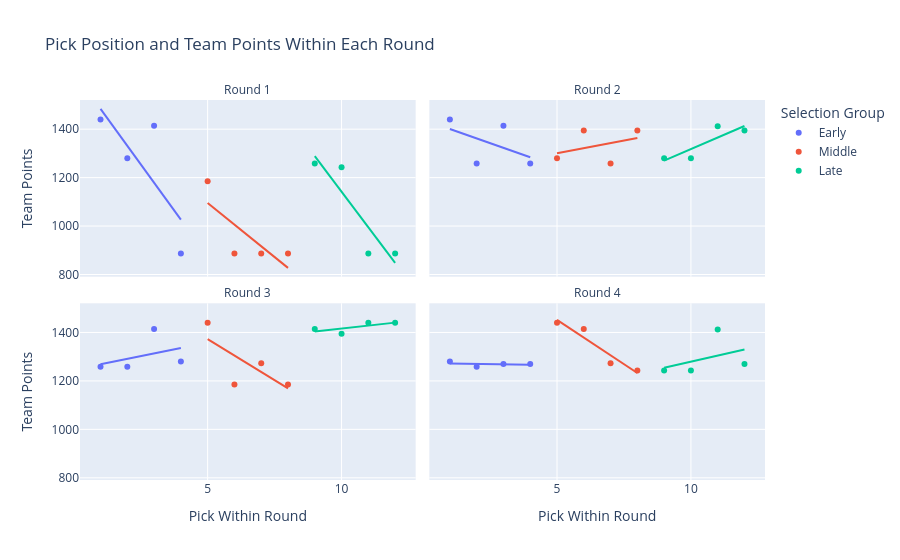

Notebook code for this chart:
### Code cell
# Creates a combined scatter plot where each point represents the player drafted along
# with their team points, position, and pick selected

# The regression line shows the overall direction of the relationship and the correlation
# of the regression line and the data points in the individual pick group

fig = px.scatter(
    df,
    x="pick_in_round",
    y="team_points",
    color="pick_group",
    facet_col="round",
    facet_col_wrap=2,
    trendline="ols",
    hover_data=[
        "player",
        "position",
        "roster_id",
        "pick_no",
    ],
    category_orders={
        "pick_group": ["Early", "Middle", "Late"]
    },
    labels={
        "pick_in_round": "Pick Within Round",
        "team_points": "Team Points",
        "pick_group": "Selection Group",
    },
    title="Pick Position and Team Points Within Each Round",
)

fig.for_each_annotation(
    lambda annotation: annotation.update(
        text=annotation.text.replace("round=", "Round ")
    )
)

fig.show()

### Figure 1 — Plotly figure (JSON) as saved in the notebook; plotly's stock layout.template omitted (floating-point values rounded to 4 significant figures)
{"data": [{"customdata": [["Clyde Edwards-Helaire", "RB", 4, 1], ["Jonathan Taylor", "RB", 5, 2], ["J.K. Dobbins", "RB", 11, 3], ["Jerry Jeudy", "WR", 2, 4]], "hovertemplate": "Selection Group=Early<br>round=1<br>Pick Within Round=%{x}<br>Team Points=%{y}<br>player=%{customdata[0]}<br>position=%{customdata[1]}<br>roster_id=%{customdata[2]}<br>pick_no=%{customdata[3]}<extra></extra>", "legendgroup": "Early", "marker": {"color": "#636efa", "symbol": "circle"}, "mode": "markers", "name": "Early", "orientation": "v", "showlegend": true, "type": "scatter", "x": [1, 2, 3, 4], "xaxis": "x3", "y": [1440, 1280, 1414, 887], "yaxis": "y3"}, {"hovertemplate": "<b>OLS trendline</b><br>team_points = -152.5 * pick_in_round + 1636.5<br>R<sup>2</sup>=0.594622<br><br>Selection Group=Early<br>round=1<br>Pick Within Round=%{x}<br>Team Points=%{y} <b>(trend)</b><extra></extra>", "legendgroup": "Early", "marker": {"color": "#636efa", "symbol": "circle"}, "mode": "lines", "name": "Early", "showlegend": false, "type": "scatter", "x": [1, 2, 3, 4], "xaxis": "x3", "y": [1484.0, 1332.0, 1179.0, 1026.0], "yaxis": "y3"}, {"customdata": [["Ke'Shawn Vaughn", "RB", 4, 13], ["Laviska Shenault", "WR", 6, 14], ["Brandon Aiyuk", "WR", 11, 15], ["K.J. Hamler", "WR", 6, 16]], "hovertemplate": "Selection Group=Early<br>round=2<br>Pick Within Round=%{x}<br>Team Points=%{y}<br>player=%{customdata[0]}<br>position=%{customdata[1]}<br>roster_id=%{customdata[2]}<br>pick_no=%{customdata[3]}<extra></extra>", "legendgroup": "Early", "marker": {"color": "#636efa", "symbol": "circle"}, "mode": "markers", "name": "Early", "orientation": "v", "showlegend": false, "type": "scatter", "x": [1, 2, 3, 4], "xaxis": "x4", "y": [1440, 1258, 1414, 1258], "yaxis": "y4"}, {"hovertemplate": "<b>OLS trendline</b><br>team_points = -39 * pick_in_round + 1440<br>R<sup>2</sup>=0.263158<br><br>Selection Group=Early<br>round=2<br>Pick Within Round=%{x}<br>Team Points=%{y} <b>(trend)</b><extra></extra>", "legendgroup": "Early", "marker": {"color": "#636efa", "symbol": "circle"}, "mode": "lines", "name": "Early", "showlegend": false, "type": "scatter", "x": [1, 2, 3, 4], "xaxis": "x4", "y": [1401.0, 1362.0, 1323.0, 1284.0], "yaxis": "y4"}, {"customdata": [["Joe Burrow", "QB", 6, 25], ["Anthony McFarland", "RB", 6, 26], ["Darrynton Evans", "RB", 11, 27], ["Devin Duvernay", "WR", 5, 28]], "hovertemplate": "Selection Group=Early<br>round=3<br>Pick Within Round=%{x}<br>Team Points=%{y}<br>player=%{customdata[0]}<br>position=%{customdata[1]}<br>roster_id=%{customdata[2]}<br>pick_no=%{customdata[3]}<extra></extra>", "legendgroup": "Early", "marker": {"color": "#636efa", "symbol": "circle"}, "mode": "markers", "name": "Early", "orientation": "v", "showlegend": false, "type": "scatter", "x": [1, 2, 3, 4], "xaxis": "x", "y": [1258, 1258, 1414, 1280], "yaxis": "y"}, {"hovertemplate": "<b>OLS trendline</b><br>team_points = 22.2 * pick_in_round + 1247<br>R<sup>2</sup>=0.145819<br><br>Selection Group=Early<br>round=3<br>Pick Within Round=%{x}<br>Team Points=%{y} <b>(trend)</b><extra></extra>", "legendgroup": "Early", "marker": {"color": "#636efa", "symbol": "circle"}, "mode": "lines", "name": "Early", "showlegend": false, "type": "scatter", "x": [1, 2, 3, 4], "xaxis": "x", "y": [1269.0, 1291.0, 1314.0, 1336.0], "yaxis": "y"}, {"customdata": [["Lamical Perine", "RB", 5, 37], ["Justin Herbert", "QB", 6, 38], ["Jordan Love", "QB", 1, 39], ["Cole Kmet", "TE", 1, 40]], "hovertemplate": "Selection Group=Early<br>round=4<br>Pick Within Round=%{x}<br>Team Points=%{y}<br>player=%{customdata[0]}<br>position=%{customdata[1]}<br>roster_id=%{customdata[2]}<br>pick_no=%{customdata[3]}<extra></extra>", "legendgroup": "Early", "marker": {"color": "#636efa", "symbol": "circle"}, "mode": "markers", "name": "Early", "orientation": "v", "showlegend": false, "type": "scatter", "x": [1, 2, 3, 4], "xaxis": "x2", "y": [1280, 1258, 1270, 1270], "yaxis": "y2"}, {"hovertemplate": "<b>OLS trendline</b><br>team_points = -1.8 * pick_in_round + 1274<br>R<sup>2</sup>=0.066667<br><br>Selection Group=Early<br>round=4<br>Pick Within Round=%{x}<br>Team Points=%{y} <b>(trend)</b><extra></extra>", "legendgroup": "Early", "marker": {"color": "#636efa", "symbol": "circle"}, "mode": "lines", "name": "Early", "showlegend": false, "type": "scatter", "x": [1, 2, 3, 4], "xaxis": "x2", "y": [1272.0, 1270.0, 1269.0, 1267.0], "yaxis": "y2"}, {"customdata": [["Cam Akers", "RB", 8, 5], ["D'Andre Swift", "RB", 2, 6], ["CeeDee Lamb", "WR", 2, 7], ["Justin Jefferson", "WR", 2, 8]], "hovertemplate": "Selection Group=Middle<br>round=1<br>Pick Within Round=%{x}<br>Team Points=%{y}<br>player=%{customdata[0]}<br>position=%{customdata[1]}<br>roster_id=%{customdata[2]}<br>pick_no=%{customdata[3]}<extra></extra>", "legendgroup": "Middle", "marker": {"color": "#EF553B", "symbol": "circle"}, "mode": "markers", "name": "Middle", "orientation": "v", "showlegend": true, "type": "scatter", "x": [5, 6, 7, 8], "xaxis": "x3", "y": [1185, 887, 887, 887], "yaxis": "y3"}, {"hovertemplate": "<b>OLS trendline</b><br>team_points = -89.4 * pick_in_round + 1542.6<br>R<sup>2</sup>=0.600000<br><br>Selection Group=Middle<br>round=1<br>Pick Within Round=%{x}<br>Team Points=%{y} <b>(trend)</b><extra></extra>", "legendgroup": "Middle", "marker": {"color": "#EF553B", "symbol": "circle"}, "mode": "lines", "name": "Middle", "showlegend": false, "type": "scatter", "x": [5, 6, 7, 8], "xaxis": "x3", "y": [1096.0, 1006.0, 916.8, 827.4], "yaxis": "y3"}, {"customdata": [["Michael Pittman", "WR", 5, 17], ["Bryan Edwards", "WR", 12, 18], ["Zack Moss", "RB", 6, 19], ["A.J. Dillon", "RB", 12, 20]], "hovertemplate": "Selection Group=Middle<br>round=2<br>Pick Within Round=%{x}<br>Team Points=%{y}<br>player=%{customdata[0]}<br>position=%{customdata[1]}<br>roster_id=%{customdata[2]}<br>pick_no=%{customdata[3]}<extra></extra>", "legendgroup": "Middle", "marker": {"color": "#EF553B", "symbol": "circle"}, "mode": "markers", "name": "Middle", "orientation": "v", "showlegend": false, "type": "scatter", "x": [5, 6, 7, 8], "xaxis": "x4", "y": [1280, 1395, 1258, 1395], "yaxis": "y4"}, {"hovertemplate": "<b>OLS trendline</b><br>team_points = 20.8 * pick_in_round + 1196.8<br>R<sup>2</sup>=0.134210<br><br>Selection Group=Middle<br>round=2<br>Pick Within Round=%{x}<br>Team Points=%{y} <b>(trend)</b><extra></extra>", "legendgroup": "Middle", "marker": {"color": "#EF553B", "symbol": "circle"}, "mode": "lines", "name": "Middle", "showlegend": false, "type": "scatter", "x": [5, 6, 7, 8], "xaxis": "x4", "y": [1301.0, 1322.0, 1342.0, 1363.0], "yaxis": "y4"}, {"customdata": [["Van Jefferson", "WR", 4, 29], ["Donovan Peoples-Jones", "WR", 8, 30], ["Lynn Bowden", "WR", 7, 31], ["Antonio Gandy-Golden", "WR", 8, 32]], "hovertemplate": "Selection Group=Middle<br>round=3<br>Pick Within Round=%{x}<br>Team Points=%{y}<br>player=%{customdata[0]}<br>position=%{customdata[1]}<br>roster_id=%{customdata[2]}<br>pick_no=%{customdata[3]}<extra></extra>", "legendgroup": "Middle", "marker": {"color": "#EF553B", "symbol": "circle"}, "mode": "markers", "name": "Middle", "orientation": "v", "showlegend": false, "type": "scatter", "x": [5, 6, 7, 8], "xaxis": "x", "y": [1440, 1185, 1273, 1185], "yaxis": "y"}, {"hovertemplate": "<b>OLS trendline</b><br>team_points = -67.7 * pick_in_round + 1710.8<br>R<sup>2</sup>=0.528556<br><br>Selection Group=Middle<br>round=3<br>Pick Within Round=%{x}<br>Team Points=%{y} <b>(trend)</b><extra></extra>", "legendgroup": "Middle", "marker": {"color": "#EF553B", "symbol": "circle"}, "mode": "lines", "name": "Middle", "showlegend": false, "type": "scatter", "x": [5, 6, 7, 8], "xaxis": "x", "y": [1372.0, 1305.0, 1237.0, 1169.0], "yaxis": "y"}, {"customdata": [["Jeff Thomas", "WR", 4, 41], ["Devin Asiasi", "TE", 11, 42], ["John Hightower", "WR", 7, 43], ["Quez Watkins", "WR", 9, 44]], "hovertemplate": "Selection Group=Middle<br>round=4<br>Pick Within Round=%{x}<br>Team Points=%{y}<br>player=%{customdata[0]}<br>position=%{customdata[1]}<br>roster_id=%{customdata[2]}<br>pick_no=%{customdata[3]}<extra></extra>", "legendgroup": "Middle", "marker": {"color": "#EF553B", "symbol": "circle"}, "mode": "markers", "name": "Middle", "orientation": "v", "showlegend": false, "type": "scatter", "x": [5, 6, 7, 8], "xaxis": "x2", "y": [1440, 1414, 1273, 1243], "yaxis": "y2"}, {"hovertemplate": "<b>OLS trendline</b><br>team_points = -73.2 * pick_in_round + 1818.3<br>R<sup>2</sup>=0.912849<br><br>Selection Group=Middle<br>round=4<br>Pick Within Round=%{x}<br>Team Points=%{y} <b>(trend)</b><extra></extra>", "legendgroup": "Middle", "marker": {"color": "#EF553B", "symbol": "circle"}, "mode": "lines", "name": "Middle", "showlegend": false, "type": "scatter", "x": [5, 6, 7, 8], "xaxis": "x2", "y": [1452.0, 1379.0, 1306.0, 1233.0], "yaxis": "y2"}, {"customdata": [["Jalen Reagor", "WR", 6, 9], ["Henry Ruggs III", "WR", 9, 10], ["Tee Higgins", "WR", 2, 11], ["Denzel Mims", "WR", 2, 12]], "hovertemplate": "Selection Group=Late<br>round=1<br>Pick Within Round=%{x}<br>Team Points=%{y}<br>player=%{customdata[0]}<br>position=%{customdata[1]}<br>roster_id=%{customdata[2]}<br>pick_no=%{customdata[3]}<extra></extra>", "legendgroup": "Late", "marker": {"color": "#00cc96", "symbol": "circle"}, "mode": "markers", "name": "Late", "orientation": "v", "showlegend": true, "type": "scatter", "x": [9, 10, 11, 12], "xaxis": "x3", "y": [1258, 1243, 887, 887], "yaxis": "y3"}, {"hovertemplate": "<b>OLS trendline</b><br>team_points = -146.9 * pick_in_round + 2611.2<br>R<sup>2</sup>=0.815897<br><br>Selection Group=Late<br>round=1<br>Pick Within Round=%{x}<br>Team Points=%{y} <b>(trend)</b><extra></extra>", "legendgroup": "Late", "marker": {"color": "#00cc96", "symbol": "circle"}, "mode": "lines", "name": "Late", "showlegend": false, "type": "scatter", "x": [9, 10, 11, 12], "xaxis": "x3", "y": [1289.0, 1142.0, 995.3, 848.4], "yaxis": "y3"}, {"customdata": [["Antonio Gibson", "RB", 5, 21], ["Joshua Kelley", "RB", 5, 22], ["Chase Claypool", "WR", 3, 23], ["Tua Tagovailoa", "QB", 12, 24]], "hovertemplate": "Selection Group=Late<br>round=2<br>Pick Within Round=%{x}<br>Team Points=%{y}<br>player=%{customdata[0]}<br>position=%{customdata[1]}<br>roster_id=%{customdata[2]}<br>pick_no=%{customdata[3]}<extra></extra>", "legendgroup": "Late", "marker": {"color": "#00cc96", "symbol": "circle"}, "mode": "markers", "name": "Late", "orientation": "v", "showlegend": false, "type": "scatter", "x": [9, 10, 11, 12], "xaxis": "x4", "y": [1280, 1280, 1412, 1395], "yaxis": "y4"}, {"hovertemplate": "<b>OLS trendline</b><br>team_points = 47.7 * pick_in_round + 840.9<br>R<sup>2</sup>=0.738886<br><br>Selection Group=Late<br>round=2<br>Pick Within Round=%{x}<br>Team Points=%{y} <b>(trend)</b><extra></extra>", "legendgroup": "Late", "marker": {"color": "#00cc96", "symbol": "circle"}, "mode": "lines", "name": "Late", "showlegend": false, "type": "scatter", "x": [9, 10, 11, 12], "xaxis": "x4", "y": [1270.0, 1318.0, 1366.0, 1413.0], "yaxis": "y4"}, {"customdata": [["DeeJay Dallas", "RB", 11, 33], ["Adam Trautman", "TE", 12, 34], ["Tyler Johnson", "WR", 4, 35], ["Eno Benjamin", "RB", 4, 36]], "hovertemplate": "Selection Group=Late<br>round=3<br>Pick Within Round=%{x}<br>Team Points=%{y}<br>player=%{customdata[0]}<br>position=%{customdata[1]}<br>roster_id=%{customdata[2]}<br>pick_no=%{customdata[3]}<extra></extra>", "legendgroup": "Late", "marker": {"color": "#00cc96", "symbol": "circle"}, "mode": "markers", "name": "Late", "orientation": "v", "showlegend": false, "type": "scatter", "x": [9, 10, 11, 12], "xaxis": "x", "y": [1414, 1395, 1440, 1440], "yaxis": "y"}, {"hovertemplate": "<b>OLS trendline</b><br>team_points = 12.3 * pick_in_round + 1293.1<br>R<sup>2</sup>=0.525039<br><br>Selection Group=Late<br>round=3<br>Pick Within Round=%{x}<br>Team Points=%{y} <b>(trend)</b><extra></extra>", "legendgroup": "Late", "marker": {"color": "#00cc96", "symbol": "circle"}, "mode": "lines", "name": "Late", "showlegend": false, "type": "scatter", "x": [9, 10, 11, 12], "xaxis": "x", "y": [1404.0, 1416.0, 1428.0, 1441.0], "yaxis": "y"}, {"customdata": [["James Proche", "WR", 9, 45], ["K.J. Hill", "WR", 9, 46], ["Quintez Cephus", "WR", 3, 47], ["Jalen Hurts", "QB", 1, 48]], "hovertemplate": "Selection Group=Late<br>round=4<br>Pick Within Round=%{x}<br>Team Points=%{y}<br>player=%{customdata[0]}<br>position=%{customdata[1]}<br>roster_id=%{customdata[2]}<br>pick_no=%{customdata[3]}<extra></extra>", "legendgroup": "Late", "marker": {"color": "#00cc96", "symbol": "circle"}, "mode": "markers", "name": "Late", "orientation": "v", "showlegend": false, "type": "scatter", "x": [9, 10, 11, 12], "xaxis": "x2", "y": [1243, 1243, 1412, 1270], "yaxis": "y2"}, {"hovertemplate": "<b>OLS trendline</b><br>team_points = 25 * pick_in_round + 1029.5<br>R<sup>2</sup>=0.158742<br><br>Selection Group=Late<br>round=4<br>Pick Within Round=%{x}<br>Team Points=%{y} <b>(trend)</b><extra></extra>", "legendgroup": "Late", "marker": {"color": "#00cc96", "symbol": "circle"}, "mode": "lines", "name": "Late", "showlegend": false, "type": "scatter", "x": [9, 10, 11, 12], "xaxis": "x2", "y": [1254.0, 1279.0, 1304.0, 1329.0], "yaxis": "y2"}], "layout": {"annotations": [{"font": {}, "showarrow": false, "text": "Round 3", "x": 0.245, "xanchor": "center", "xref": "paper", "y": 0.465, "yanchor": "bottom", "yref": "paper"}, {"font": {}, "showarrow": false, "text": "Round 4", "x": 0.755, "xanchor": "center", "xref": "paper", "y": 0.465, "yanchor": "bottom", "yref": "paper"}, {"font": {}, "showarrow": false, "text": "Round 1", "x": 0.245, "xanchor": "center", "xref": "paper", "y": 1.0, "yanchor": "bottom", "yref": "paper"}, {"font": {}, "showarrow": false, "text": "Round 2", "x": 0.755, "xanchor": "center", "xref": "paper", "y": 1.0, "yanchor": "bottom", "yref": "paper"}], "legend": {"title": {"text": "Selection Group"}, "tracegroupgap": 0}, "title": {"text": "Pick Position and Team Points Within Each Round"}, "xaxis": {"anchor": "y", "domain": [0, 0.49], "title": {"text": "Pick Within Round"}}, "xaxis2": {"anchor": "y2", "domain": [0.51, 1], "matches": "x", "title": {"text": "Pick Within Round"}}, "xaxis3": {"anchor": "y3", "domain": [0, 0.49], "matches": "x", "showticklabels": false}, "xaxis4": {"anchor": "y4", "domain": [0.51, 1], "matches": "x", "showticklabels": false}, "yaxis": {"anchor": "x", "domain": [0, 0.465], "title": {"text": "Team Points"}}, "yaxis2": {"anchor": "x2", "domain": [0, 0.465], "matches": "y", "showticklabels": false}, "yaxis3": {"anchor": "x3", "domain": [0.535, 1.0], "matches": "y", "title": {"text": "Team Points"}}, "yaxis4": {"anchor": "x4", "domain": [0.535, 1.0], "matches": "y", "showticklabels": false}}}
